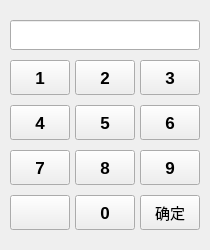
<?xml version="1.0" encoding="UTF-8"?>
<ui version="4.0">
 <class>NumberDialog</class>
 <widget class="QDialog" name="NumberDialog">
  <property name="geometry">
   <rect>
    <x>0</x>
    <y>0</y>
    <width>210</width>
    <height>250</height>
   </rect>
  </property>
  <property name="windowTitle">
   <string>Dialog</string>
  </property>
  <widget class="QPushButton" name="button_8">
   <property name="geometry">
    <rect>
     <x>75</x>
     <y>150</y>
     <width>60</width>
     <height>35</height>
    </rect>
   </property>
   <property name="font">
    <font>
     <pointsize>13</pointsize>
     <weight>75</weight>
     <bold>true</bold>
    </font>
   </property>
   <property name="focusPolicy">
    <enum>Qt::NoFocus</enum>
   </property>
   <property name="text">
    <string>8</string>
   </property>
  </widget>
  <widget class="QPushButton" name="button_0">
   <property name="geometry">
    <rect>
     <x>75</x>
     <y>195</y>
     <width>60</width>
     <height>35</height>
    </rect>
   </property>
   <property name="font">
    <font>
     <pointsize>13</pointsize>
     <weight>75</weight>
     <bold>true</bold>
    </font>
   </property>
   <property name="focusPolicy">
    <enum>Qt::NoFocus</enum>
   </property>
   <property name="text">
    <string>0</string>
   </property>
  </widget>
  <widget class="QPushButton" name="button_3">
   <property name="geometry">
    <rect>
     <x>140</x>
     <y>60</y>
     <width>60</width>
     <height>35</height>
    </rect>
   </property>
   <property name="font">
    <font>
     <pointsize>13</pointsize>
     <weight>75</weight>
     <bold>true</bold>
    </font>
   </property>
   <property name="focusPolicy">
    <enum>Qt::NoFocus</enum>
   </property>
   <property name="text">
    <string>3</string>
   </property>
  </widget>
  <widget class="QPushButton" name="button_6">
   <property name="geometry">
    <rect>
     <x>140</x>
     <y>105</y>
     <width>60</width>
     <height>35</height>
    </rect>
   </property>
   <property name="font">
    <font>
     <pointsize>13</pointsize>
     <weight>75</weight>
     <bold>true</bold>
    </font>
   </property>
   <property name="focusPolicy">
    <enum>Qt::NoFocus</enum>
   </property>
   <property name="text">
    <string>6</string>
   </property>
  </widget>
  <widget class="QPushButton" name="button_1">
   <property name="geometry">
    <rect>
     <x>10</x>
     <y>60</y>
     <width>60</width>
     <height>35</height>
    </rect>
   </property>
   <property name="font">
    <font>
     <pointsize>13</pointsize>
     <weight>75</weight>
     <bold>true</bold>
    </font>
   </property>
   <property name="focusPolicy">
    <enum>Qt::NoFocus</enum>
   </property>
   <property name="text">
    <string>1</string>
   </property>
  </widget>
  <widget class="QPushButton" name="button_7">
   <property name="geometry">
    <rect>
     <x>10</x>
     <y>150</y>
     <width>60</width>
     <height>35</height>
    </rect>
   </property>
   <property name="font">
    <font>
     <pointsize>13</pointsize>
     <weight>75</weight>
     <bold>true</bold>
    </font>
   </property>
   <property name="focusPolicy">
    <enum>Qt::NoFocus</enum>
   </property>
   <property name="text">
    <string>7</string>
   </property>
  </widget>
  <widget class="QPushButton" name="button_9">
   <property name="geometry">
    <rect>
     <x>140</x>
     <y>150</y>
     <width>60</width>
     <height>35</height>
    </rect>
   </property>
   <property name="font">
    <font>
     <pointsize>13</pointsize>
     <weight>75</weight>
     <bold>true</bold>
    </font>
   </property>
   <property name="focusPolicy">
    <enum>Qt::NoFocus</enum>
   </property>
   <property name="text">
    <string>9</string>
   </property>
  </widget>
  <widget class="QPushButton" name="button_5">
   <property name="geometry">
    <rect>
     <x>75</x>
     <y>105</y>
     <width>60</width>
     <height>35</height>
    </rect>
   </property>
   <property name="font">
    <font>
     <pointsize>13</pointsize>
     <weight>75</weight>
     <bold>true</bold>
    </font>
   </property>
   <property name="focusPolicy">
    <enum>Qt::NoFocus</enum>
   </property>
   <property name="text">
    <string>5</string>
   </property>
  </widget>
  <widget class="QPushButton" name="button_2">
   <property name="geometry">
    <rect>
     <x>75</x>
     <y>60</y>
     <width>60</width>
     <height>35</height>
    </rect>
   </property>
   <property name="font">
    <font>
     <pointsize>13</pointsize>
     <weight>75</weight>
     <bold>true</bold>
    </font>
   </property>
   <property name="focusPolicy">
    <enum>Qt::NoFocus</enum>
   </property>
   <property name="text">
    <string>2</string>
   </property>
  </widget>
  <widget class="QPushButton" name="confirm">
   <property name="geometry">
    <rect>
     <x>140</x>
     <y>195</y>
     <width>60</width>
     <height>35</height>
    </rect>
   </property>
   <property name="font">
    <font>
     <pointsize>11</pointsize>
     <weight>50</weight>
     <bold>false</bold>
    </font>
   </property>
   <property name="focusPolicy">
    <enum>Qt::NoFocus</enum>
   </property>
   <property name="text">
    <string>确定</string>
   </property>
  </widget>
  <widget class="QLineEdit" name="text">
   <property name="geometry">
    <rect>
     <x>10</x>
     <y>20</y>
     <width>190</width>
     <height>30</height>
    </rect>
   </property>
   <property name="font">
    <font>
     <pointsize>12</pointsize>
    </font>
   </property>
   <property name="alignment">
    <set>Qt::AlignRight|Qt::AlignTrailing|Qt::AlignVCenter</set>
   </property>
  </widget>
  <widget class="QPushButton" name="button_back">
   <property name="geometry">
    <rect>
     <x>10</x>
     <y>195</y>
     <width>60</width>
     <height>35</height>
    </rect>
   </property>
   <property name="font">
    <font>
     <pointsize>13</pointsize>
     <weight>75</weight>
     <bold>true</bold>
    </font>
   </property>
   <property name="focusPolicy">
    <enum>Qt::NoFocus</enum>
   </property>
   <property name="text">
    <string/>
   </property>
   <property name="icon">
    <iconset resource="../resource/resrc.qrc">
     <normaloff>:/param/back.png</normaloff>:/param/back.png</iconset>
   </property>
  </widget>
  <widget class="QPushButton" name="button_4">
   <property name="geometry">
    <rect>
     <x>10</x>
     <y>105</y>
     <width>60</width>
     <height>35</height>
    </rect>
   </property>
   <property name="font">
    <font>
     <pointsize>13</pointsize>
     <weight>75</weight>
     <bold>true</bold>
    </font>
   </property>
   <property name="focusPolicy">
    <enum>Qt::NoFocus</enum>
   </property>
   <property name="text">
    <string>4</string>
   </property>
  </widget>
 </widget>
 <resources>
  <include location="../resource/resrc.qrc"/>
 </resources>
 <connections/>
</ui>
